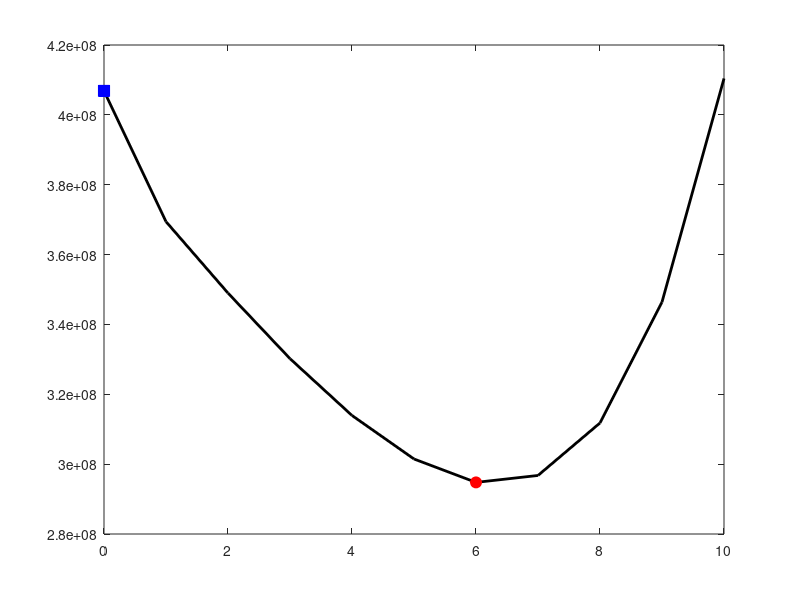

The MATLAB source for this figure: (Note: this script raises an error after producing the figure.)
clear
clc
close all

%% Para def
n = 16;
m = 0:10;
N = 2^n;

%% Partial-NTT
% n-m stages
NTT_MM = 3 * (n-m) * N/2;
NTT_MM(1) = NTT_MM(1) + N;
NTT_MA = 3 * (n-m) * N;
NTT_com = NTT_MM * 240 + NTT_MA * 3;

%% Partial-Kara
% m stages
Kara_M = 2.^(n-m) .* (3.^m);
Kara_MA = 2.^(n-m) .* (2.^(m+1).*((3/2).^m-1) + 6*(2.^m-1) - 4*m);
Kara_com = Kara_M * 64 + Kara_MA * 3;

%% Results
All_com = NTT_com + Kara_com;

% Find global minimum and baseline
[min_val, min_idx] = min(All_com);
x_min = m(min_idx);
baseline_val = All_com(1); % corresponding to x=0

%% Plot
figure('Color','w'); % White background
plot(m, All_com, 'k-', 'LineWidth', 2); % main line
hold on;

% Mark the global minimum point
plot(x_min, min_val, 'ro', 'MarkerFaceColor','r', 'MarkerSize',8);

% Add a baseline reference marker at x=0
plot(m(1), baseline_val, 'bs', 'MarkerFaceColor','b', 'MarkerSize',8);

% Draw a horizontal line at the baseline for visual comparison
yline(baseline_val, '--b', 'LineWidth', 1.5);
yline(min_val, '--r', 'LineWidth', 1.5);

% % Annotations for minimum point
% text(x_min, min_val, ...
%     sprintf('  Global Min (x=%d)\nValue = %.2e', x_min, min_val), ...
%     'FontSize', 12, 'Color', 'r', 'VerticalAlignment', 'bottom');
% 
% % Annotation for difference from baseline
% diff_percent = (min_val - baseline_val)/baseline_val * 100;
% text(0, baseline_val, ...
%     sprintf('Baseline (x=0)\nValue = %.2e\nReduction = %.2f%%', baseline_val, diff_percent), ...
%     'FontSize', 12, 'Color', 'b', 'VerticalAlignment', 'top', 'HorizontalAlignment','left');

% Adjust axis labels, title and grid
xlabel('\textbf{Partial Stage}', 'FontSize', 14, 'Interpreter','latex');
ylabel('\textbf{Computational Cost}', 'FontSize',14, 'Interpreter','latex');
% title('Comparison of Computational Cost vs. m', 'FontSize',16, 'Interpreter','latex');
grid on;
xticks(m);

% Set font
set(gca, 'Box', 'off', ...            % 去掉上、右边框
         'XAxisLocation', 'bottom', ...% x轴在底部
         'YAxisLocation', 'left', ...  % y轴在左侧
         'TickDir','out', ...          % 刻度线向外
         'LineWidth',1.5, ...
         'FontSize', 12);

hold off;
